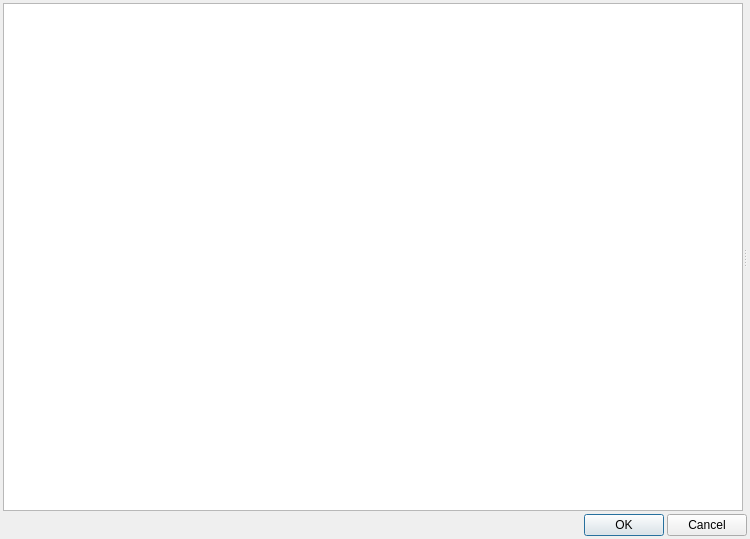
<?xml version="1.0" encoding="UTF-8"?>
<ui version="4.0">
 <class>AssetManagerImporterDialog</class>
 <widget class="QDialog" name="AssetManagerImporterDialog">
  <property name="geometry">
   <rect>
    <x>0</x>
    <y>0</y>
    <width>750</width>
    <height>539</height>
   </rect>
  </property>
  <property name="windowTitle">
   <string>Import...</string>
  </property>
  <layout class="QGridLayout" name="gridLayout">
   <property name="leftMargin">
    <number>3</number>
   </property>
   <property name="topMargin">
    <number>3</number>
   </property>
   <property name="rightMargin">
    <number>3</number>
   </property>
   <property name="bottomMargin">
    <number>3</number>
   </property>
   <property name="spacing">
    <number>3</number>
   </property>
   <item row="0" column="0">
    <widget class="QSplitter" name="splitter">
     <property name="sizePolicy">
      <sizepolicy hsizetype="Expanding" vsizetype="Expanding">
       <horstretch>0</horstretch>
       <verstretch>0</verstretch>
      </sizepolicy>
     </property>
     <property name="orientation">
      <enum>Qt::Horizontal</enum>
     </property>
     <property name="childrenCollapsible">
      <bool>false</bool>
     </property>
     <widget class="QListView" name="listView"/>
     <widget class="QStackedWidget" name="stackedWidget">
      <property name="currentIndex">
       <number>-1</number>
      </property>
     </widget>
    </widget>
   </item>
   <item row="1" column="0">
    <layout class="QHBoxLayout" name="horizontalLayout">
     <property name="spacing">
      <number>3</number>
     </property>
     <item>
      <spacer name="horizontalSpacer">
       <property name="orientation">
        <enum>Qt::Horizontal</enum>
       </property>
       <property name="sizeHint" stdset="0">
        <size>
         <width>418</width>
         <height>20</height>
        </size>
       </property>
      </spacer>
     </item>
     <item>
      <widget class="QPushButton" name="pbOK">
       <property name="text">
        <string>OK</string>
       </property>
      </widget>
     </item>
     <item>
      <widget class="QPushButton" name="pbCancel">
       <property name="text">
        <string>Cancel</string>
       </property>
      </widget>
     </item>
    </layout>
   </item>
  </layout>
 </widget>
 <resources/>
 <connections/>
</ui>
